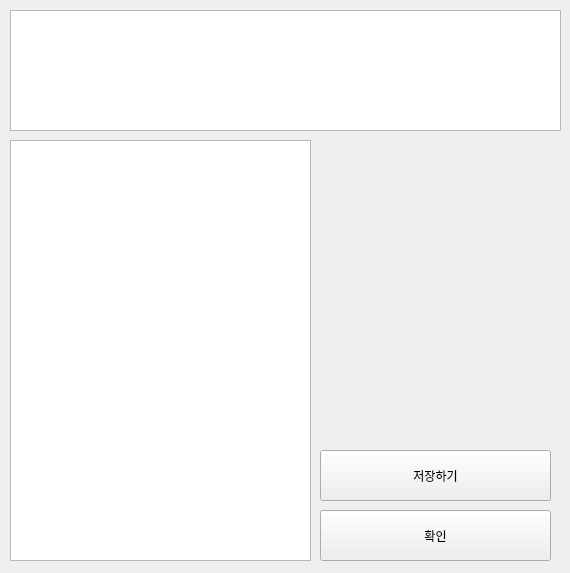
<?xml version="1.0" encoding="UTF-8"?>
<ui version="4.0">
 <class>widget</class>
 <widget class="QWidget" name="widget">
  <property name="geometry">
   <rect>
    <x>0</x>
    <y>0</y>
    <width>570</width>
    <height>573</height>
   </rect>
  </property>
  <property name="windowTitle">
   <string>크롤링</string>
  </property>
  <widget class="QTextBrowser" name="textBrowser">
   <property name="geometry">
    <rect>
     <x>10</x>
     <y>10</y>
     <width>551</width>
     <height>121</height>
    </rect>
   </property>
  </widget>
  <widget class="QListView" name="listView">
   <property name="geometry">
    <rect>
     <x>10</x>
     <y>140</y>
     <width>301</width>
     <height>421</height>
    </rect>
   </property>
  </widget>
  <widget class="QPushButton" name="pushButton">
   <property name="geometry">
    <rect>
     <x>320</x>
     <y>510</y>
     <width>231</width>
     <height>51</height>
    </rect>
   </property>
   <property name="text">
    <string>확인</string>
   </property>
  </widget>
  <widget class="QPushButton" name="pushButton_2">
   <property name="geometry">
    <rect>
     <x>320</x>
     <y>450</y>
     <width>231</width>
     <height>51</height>
    </rect>
   </property>
   <property name="text">
    <string>저장하기</string>
   </property>
  </widget>
 </widget>
 <resources/>
 <connections/>
</ui>
